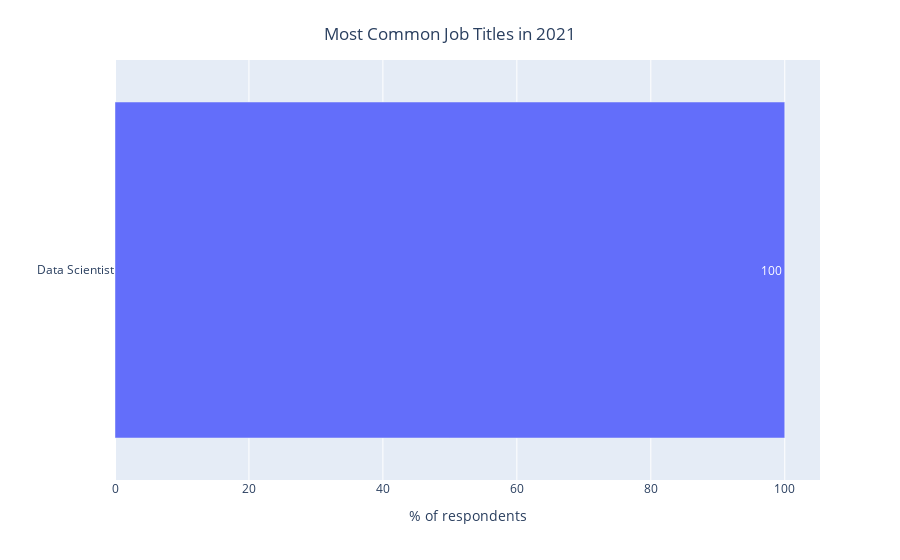

Notebook code for this chart:
### Code cell
question_name = 'Q5'
sorted_percentages = count_then_return_percent(responses_df_2021,question_name).iloc[::-1]
title_for_chart = 'Most Common Job Titles'
title_for_y_axis = '% of respondents'
orientation_for_chart = 'h'
  
plotly_bar_chart(response_counts=sorted_percentages,
                 title=title_for_chart,
                 y_axis_title=title_for_y_axis,
                 orientation=orientation_for_chart)

### Figure 1 — Plotly figure (JSON) as saved in the notebook; plotly's stock layout.template omitted (floating-point values rounded to 4 significant figures)
{"data": [{"alignmentgroup": "True", "hovertemplate": "variable=Q5<br>% of respondents=%{x}<br>=%{y}<br>text=%{text}<extra></extra>", "legendgroup": "Q5", "marker": {"color": "#636efa", "pattern": {"shape": ""}}, "name": "Q5", "offsetgroup": "Q5", "orientation": "h", "showlegend": true, "text": [100.0], "textposition": "auto", "type": "bar", "x": [100.0], "xaxis": "x", "y": ["Data Scientist"], "yaxis": "y"}], "layout": {"barmode": "relative", "legend": {"title": {"text": "variable"}, "tracegroupgap": 0}, "margin": {"t": 60}, "showlegend": false, "title": {"text": "Most Common Job Titles in 2021", "x": 0.5, "y": 0.95}, "xaxis": {"anchor": "y", "domain": [0.0, 1.0], "title": {"text": "% of respondents"}}, "yaxis": {"anchor": "x", "domain": [0.0, 1.0], "title": {"text": ""}}}}
